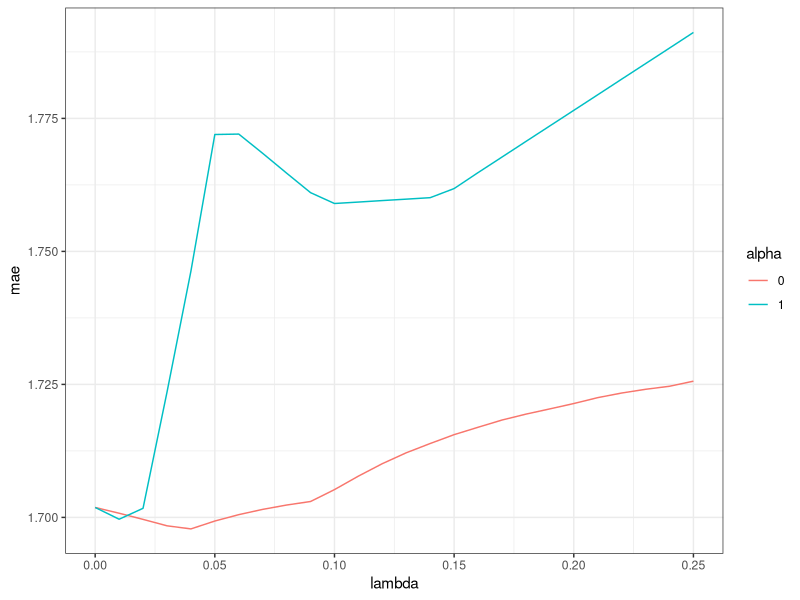
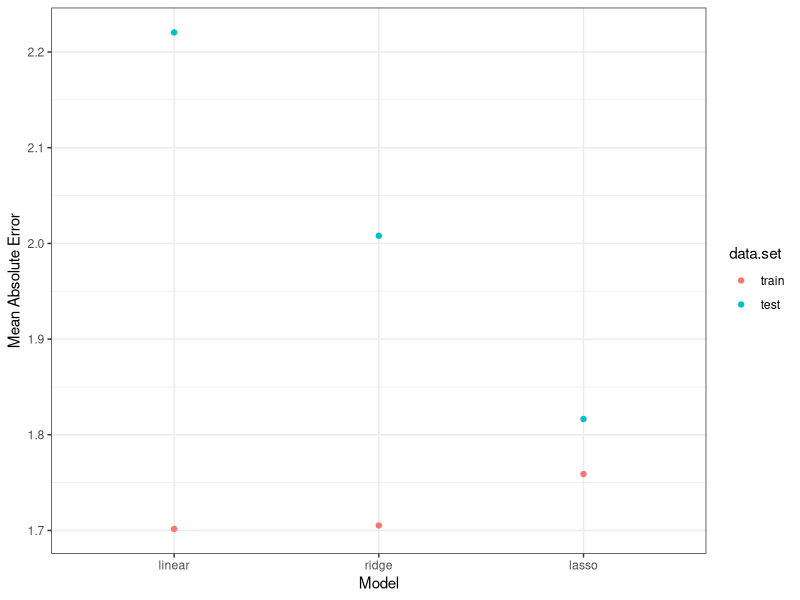
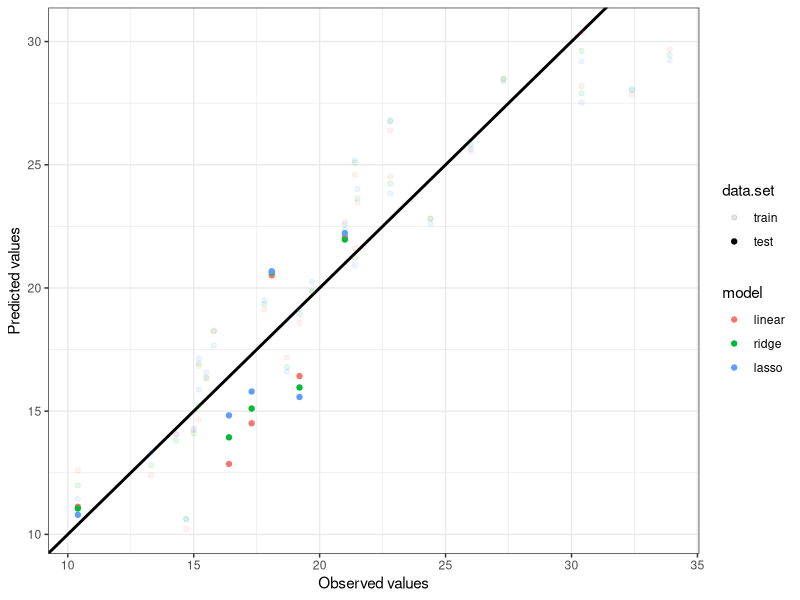

Recreate these plots in R, in order.
library(tidyverse)
library(glmnet)
set.seed(123)

train.ids <- sample(1:nrow(mtcars), round(nrow(mtcars)*.8), replace = FALSE) 

train <- mtcars[train.ids,]
test <- mtcars[-train.ids,]

linear.model <- lm(mpg ~ ., data = train)
linear.pred <- list(
  train = predict(linear.model, train),
  test = predict(linear.model, test)
)

tune.lambda <- function(alpha, lambda_seq){
  mae_seq <- c()
  for (lambda in lambda_seq){
    model <- glmnet(as.matrix(select(train,-mpg)), as.matrix(select(train,mpg)), alpha = alpha, lambda = lambda)
    pred <- predict(model, as.matrix(select(train, -mpg)))
    mae <- tibble(real = train$mpg, pred = pred) %>%
      summarise(mae = mean(abs(real - pred)))
    mae_seq <- c(mae_seq, mae$mae[1])
  }
  return(tibble(lambda = lambda_seq, mae = mae_seq, alpha = alpha))
}

ridge.tune <- tune.lambda(alpha = 0, lambda_seq = seq(0, .25, .01))
lasso.tune <- tune.lambda(alpha = 1, lambda_seq = seq(0, .25, .01))  

tune.result <- bind_rows(ridge.tune, lasso.tune) 
tune.result %>%
  mutate(alpha = factor(alpha)) %>%
  ggplot(aes(x = lambda, y = mae)) +
    geom_line(aes(color = alpha)) +
    theme_bw()

lambda.vals <- tune.result %>%
  group_by(alpha) %>%
  filter(mae == min(mae))

ridge.model <- glmnet(as.matrix(select(train,-mpg)), as.matrix(select(train,mpg)), alpha = 0, lambda = .1)
ridge.pred <- list(
  train = predict(ridge.model, as.matrix(select(train, -mpg))),
  test = predict(ridge.model, as.matrix(select(test, -mpg)))
)

lasso.model <- glmnet(as.matrix(select(train,-mpg)), as.matrix(select(train,mpg)), alpha = 1, lambda = .1)
lasso.pred <- list(
  train = predict(lasso.model, as.matrix(select(train, -mpg))),
  test = predict(lasso.model, as.matrix(select(test, -mpg)))
)

pred.data <- tibble(real = test$mpg, pred = linear.pred$test, model = 'linear', data.set = 'test') %>%
  bind_rows(tibble(real = test$mpg, pred = ridge.pred$test, model = 'ridge', data.set = 'test')) %>%
  bind_rows(tibble(real = test$mpg, pred = lasso.pred$test, model = 'lasso', data.set = 'test')) %>%
  bind_rows(tibble(real = train$mpg, pred = linear.pred$train, model = 'linear', data.set = 'train')) %>%
  bind_rows(tibble(real = train$mpg, pred = ridge.pred$train, model = 'ridge', data.set = 'train')) %>%
  bind_rows(tibble(real = train$mpg, pred = lasso.pred$train, model = 'lasso', data.set = 'train')) %>%
  mutate(model = factor(model, levels = c('linear', 'ridge', 'lasso'))) %>%
  mutate(data.set = factor(data.set, levels = c('train', 'test')))

pred.performance <- pred.data %>%
  group_by(model, data.set) %>%
  summarise(mae = mean(abs(real - pred)))

pred.performance %>%
  ggplot(aes(x = model, y = mae)) +
    geom_point(aes(color = data.set)) +
    theme_bw() +
    labs(x = 'Model', y='Mean Absolute Error')

pred.data %>%  
  ggplot(aes(x = real, y = pred)) +
    geom_abline(size = 1) +
    geom_point(aes(color = model, alpha = data.set)) +
    theme_bw() +
    labs(x = 'Observed values', y = 'Predicted values')

